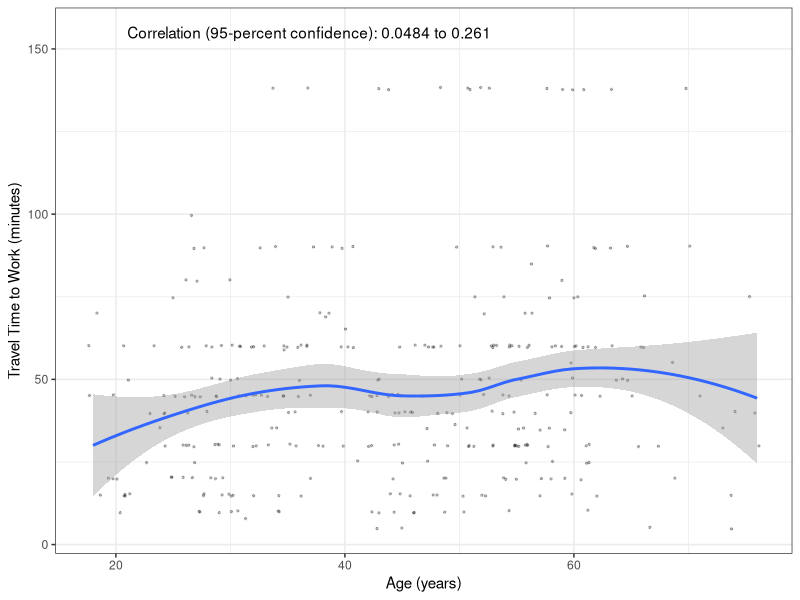
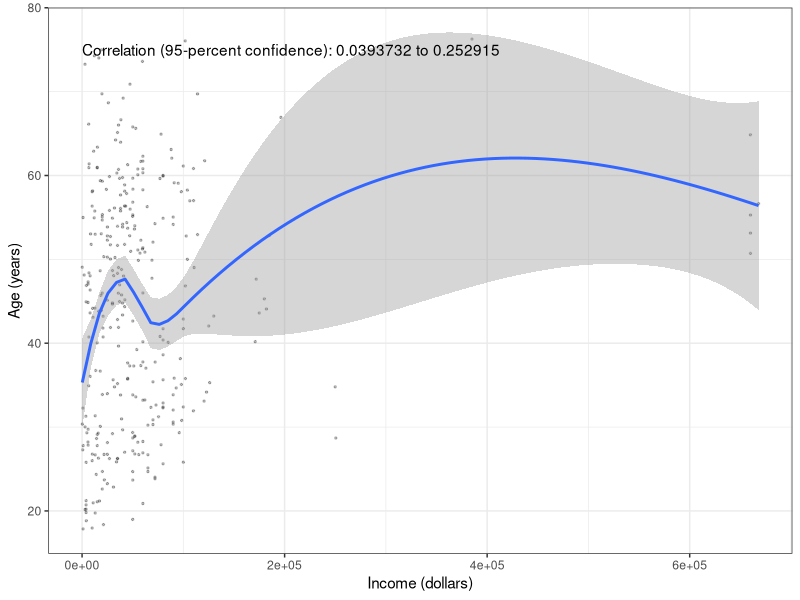
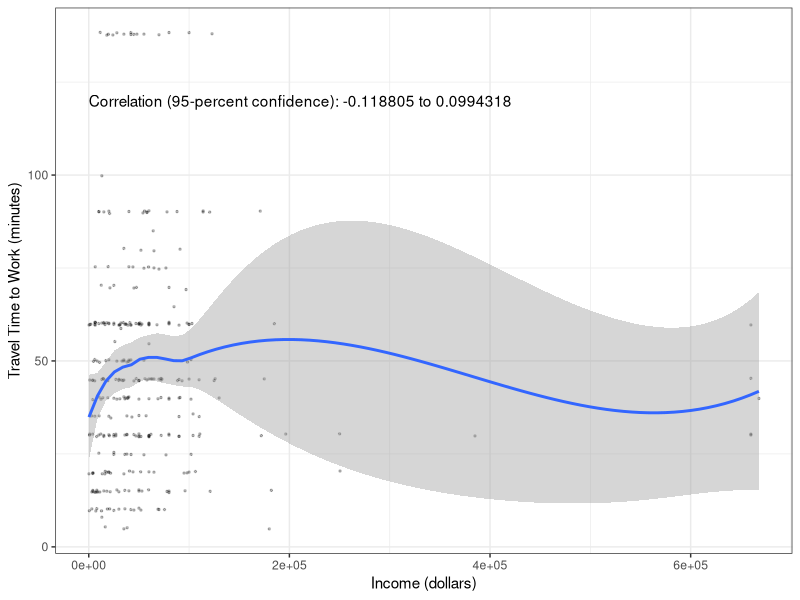

Write the R code that produced these figures, in order. (Note: this script raises an error after producing the figures.)
## ---- chunk 1
knitr::opts_chunk$set(echo = TRUE)
## ---- chunk 2
library(tidyverse)
library(ggplot2)
## ---- chunk 3
women_nyctransport2018 <- read.csv("women_nyctransport2018.csv")
## ---- chunk 4
correlation1 <- cor.test(women_nyctransport2018$AGEP, women_nyctransport2018$JWMNP)

correlation1
## ---- chunk 5
ggplot(women_nyctransport2018, aes(x = AGEP, y = JWMNP)) +
  geom_point(size = 0.5, alpha = 0.25, position = "jitter") +
  geom_smooth() +
  theme_bw() +
  scale_x_continuous(name = "Age (years)") +
  scale_y_continuous(name = "Travel Time to Work (minutes)") +
  annotate(geom = "text", x = 21, y = 155,
           label = paste("Correlation (95-percent confidence):",
                         prettyNum(correlation1$conf.int[1], digits = 3),
                                   "to",
                                   prettyNum(correlation1$conf.int[2], digits = 3)),
                         hjust = 0)
## ---- chunk 6
correlation2 <- cor.test(women_nyctransport2018$PINCP, women_nyctransport2018$AGEP)

correlation2
## ---- chunk 7
ggplot(women_nyctransport2018, aes(x = PINCP, y = AGEP)) +
  geom_point(size = 0.5, alpha = 0.25, position = "jitter") +
  geom_smooth() +
  theme_bw() +
  scale_x_continuous(name = "Income (dollars)") +
  scale_y_continuous(name = "Age (years)") +
  annotate(geom = "text", x = 16, y = 75,
           label = paste("Correlation (95-percent confidence):",
                         prettyNum(correlation2$conf.int[1], digits = 6),
                                   "to",
                                   prettyNum(correlation2$conf.int[2], digits = 6)),
                         hjust = 0)
## ---- chunk 8
correlation3 <- cor.test(women_nyctransport2018$PINCP, women_nyctransport2018$JWMNP)

correlation3
## ---- chunk 9
ggplot(women_nyctransport2018, aes(x=PINCP, y=JWMNP)) +
  geom_point(size = 0.5, alpha = 0.25, position = "jitter") +
  geom_smooth() +
  theme_bw() +
  scale_x_continuous(name = "Income (dollars)") +
  scale_y_continuous(name = "Travel Time to Work (minutes)") +
  annotate(geom = "text", x = 16, y = 120,
           label = paste("Correlation (95-percent confidence):",
                         prettyNum(correlation3$conf.int[1], digits = 6),
                                   "to",
                                   prettyNum(correlation3$conf.int[2], digits = 6)),
                         hjust = 0)
## ---- chunk 10
difference1 = t.test(AGEP ~ DPHY_label, data = women_nyctransport2018)

difference1
## ---- chunk 11
ggplot(women_nyctransport2018, aes(x = DPHY_label, y = AGEP)) +
  geom_violin() +
  theme_bw() +
  scale_x_discrete(name = "Does this person have an ambulatory difficulty?",
                   labels = c("No", "Yes")) +
  scale_y_continuous(name = "Age (years)") +
  annotate(geom = "text", x = 5, y = 5, size = 3,
           label = paste("Difference in means/n(95% confidence):\n",
                         prettyNum(abs(difference1$conf.int[2]),
                                   digits = 0), "to",
                         prettyNum(abs(difference1$conf.int[1]),
                                   digits = 0),
                         sep = "")) +
  annotate(geom = "text", x = 1, y = difference1$estimate[1], size = 3,
           label = paste("Mean (95% confidence):\n",
                         prettyNum((difference1$estimate[1]), digits = 0))) +
  annotate(geom = "text", x = 2, y = difference1$estimate[2], size = 3,
           label = paste("Mean (95% confidence):\n",
                         prettyNum(difference1$estimate[2], digits = 0)))
## ---- chunk 12
difference2 = t.test(JWMNP ~ DPHY_label, data = women_nyctransport2018)

difference2
## ---- chunk 13
ggplot(women_nyctransport2018, aes(x = DPHY_label, y = JWMNP)) +
  geom_violin() +
  theme_bw() +
  scale_x_discrete(name = "Does this person have an ambulatory difficulty?",
                   labels = c("No", "Yes")) +
  scale_y_continuous(name = "Travel Time to Work (minutes)") +
  annotate(geom = "text", x = 5, y = 5, size = 3,
           label = paste("Difference in means/n(95% confidence):\n",
                         prettyNum(abs(difference2$conf.int[2]),
                                   digits = 0), "to",
                         prettyNum(abs(difference2$conf.int[1]),
                                   digits = 0),
                         sep = "")) +
  annotate(geom = "text", x = 1, y = difference2$estimate[1], size = 3,
           label = paste("Mean (95% confidence):\n",
                         prettyNum((difference2$estimate[1]), digits = 0))) +
  annotate(geom = "text", x = 2, y = difference2$estimate[2], size = 3,
           label = paste("Mean (95% confidence):\n",
                         prettyNum(difference2$estimate[2], digits = 0)))

## ---- chunk 14
difference3 = t.test(PINCP ~ DPHY_label, data = women_nyctransport2018)

difference3
## ---- chunk 15
ggplot(women_nyctransport2018, aes(x = DPHY_label, y = PINCP)) +
  geom_violin() +
  theme_bw() +
  scale_x_discrete(name = "Does this person have an ambulatory difficulty?",
                   labels = c("No", "Yes")) +
  scale_y_continuous(name = "Income (dollars)") +
  annotate(geom = "text", x = 5, y = 5, size = 3,
           label = paste("Difference in means/n(95% confidence):\n",
                         prettyNum(abs(difference3$conf.int[2]),
                                   digits = 0), "to",
                         prettyNum(abs(difference3$conf.int[1]),
                                   digits = 0),
                         sep = "")) +
  annotate(geom = "text", x = 1, y = difference3$estimate[1], size = 3,
           label = paste("Mean (95% confidence):\n",
                         prettyNum((difference3$estimate[1]), digits = 0))) +
  annotate(geom = "text", x = 2, y = difference3$estimate[2], size = 3,
           label = paste("Mean (95% confidence):\n",
                         prettyNum(difference3$estimate[2], digits = 0)))
## ---- chunk 16
anova1 <- aov(AGEP ~ JWTR_label, data = women_nyctransport2018)

summary(anova1)
## ---- chunk 17
differences1 <- TukeyHSD(anova1)

as_tibble(cbind(pair = row.names(differences1$JWTR_label),
                differences1$JWTR_label))
## ---- chunk 18
ggplot(women_nyctransport2018, aes(x = JWTR_label, y = AGEP)) +
  geom_boxplot() +
  theme_bw() +
  scale_x_discrete(name = "Means of Transportation to Work",
                  labels = c("Bicycle",
                                  "Bus or\n trolley bus",
                                  "Car\n truck\n or van",
                                  "Ferryboat",
                                  "Other", 
                                  "Railroad",
                                  "Subway\n or elevated",
                                  "Taxicab",
                                  "Walked")) +
  scale_y_continuous(name = "Age (years)")
## ---- chunk 19
anova2 <- aov(JWMNP ~ JWTR_label, data = women_nyctransport2018)

summary(anova2)
## ---- chunk 20
differences2 <- TukeyHSD(anova2)

as_tibble(cbind(pair = row.names(differences2$JWTR_label),
                differences2$JWTR_label))
## ---- chunk 21
ggplot(women_nyctransport2018, aes(x = JWTR_label, y = JWMNP)) +
  geom_boxplot() +
  theme_bw() +
  scale_x_discrete(name = "Means of Transportation to Work",
                  labels = c("Bicycle",
                                  "Bus or\n trolley bus",
                                  "Car\n truck\n or van",
                                  "Ferryboat",
                                  "Other", 
                                  "Railroad",
                                  "Subway\n or elevated",
                                  "Taxicab",
                                  "Walked")) +
  scale_y_continuous(name = "Travel Time to Work (minutes)")
## ---- chunk 22
anova3 <- aov(PINCP ~ JWTR_label, data = women_nyctransport2018)

summary(anova3)
## ---- chunk 23
differences3 <- TukeyHSD(anova3)

as_tibble(cbind(pair = row.names(differences3$JWTR_label),
                differences3$JWTR_label))
## ---- chunk 24
ggplot(women_nyctransport2018, aes(x = JWTR_label, y = PINCP)) +
  geom_boxplot() +
  theme_bw() +
  scale_x_discrete(name = "Means of Transportation to Work",
                  labels = c("Bicycle",
                                  "Bus or\n trolley bus",
                                  "Car\n truck\n or van",
                                  "Ferryboat",
                                  "Other", 
                                  "Railroad",
                                  "Subway\n or elevated",
                                  "Taxicab",
                                  "Walked")) +
  scale_y_continuous(name = "Income (dollars)")
## ---- chunk 25
anova4 <- aov(JWMNP ~ RAC1P_label, data = women_nyctransport2018)

summary(anova4)
## ---- chunk 26
differences4 <- TukeyHSD(anova4)

as_tibble(cbind(pair = row.names(differences4$RAC1P_label),
                differences4$RAC1P_label))
## ---- chunk 27
ggplot(women_nyctransport2018, aes(x = RAC1P_label, y = JWMNP)) +
  geom_boxplot() +
  theme_bw() +
  scale_x_discrete(name = "Race",
                  labels = c("Asian",
                          "Black or\n African\n American",
                          "Some Other\n Race\n Alone",
                          "Two or\n More\n Races",
                          "White Alone")) +
  scale_y_continuous(name = "Travel Time to Work (minutes)")
## ---- chunk 28
anova5 <- aov(PINCP ~ RAC1P_label, data = women_nyctransport2018)

summary(anova5)
## ---- chunk 29
differences5 <- TukeyHSD(anova5)

as_tibble(cbind(pair = row.names(differences5$RAC1P_label),
                differences5$RAC1P_label))
## ---- chunk 30
ggplot(women_nyctransport2018, aes(x = RAC1P_label, y = PINCP)) +
  geom_boxplot() +
  theme_bw() +
  scale_x_discrete(name = "Race",
                  labels = c("Asian",
                          "Black or\n African\n American",
                          "Some Other\n Race\n Alone",
                          "Two or\n More\n Races",
                          "White Alone")) +
  scale_y_continuous(name = "Income (dollars)")
## ---- chunk 31
chi_sq1 <- chisq.test(women_nyctransport2018$JWTR_label, women_nyctransport2018$DPHY_label)

chi_sq1
## ---- chunk 32
chi_sq1$observed
## ---- chunk 33
chi_sq1$expected
## ---- chunk 34
chi_sq2 <- chisq.test(women_nyctransport2018$JWTR_label, women_nyctransport2018$RAC1P_label)

chi_sq2
## ---- chunk 35
chi_sq2$observed
## ---- chunk 36
chi_sq2$expected
## ---- chunk 37
chi_sq3 <- chisq.test(women_nyctransport2018$DPHY_label, women_nyctransport2018$RAC1P_label)

chi_sq3
## ---- chunk 38
chi_sq3$observed
## ---- chunk 39
chi_sq3$expected
